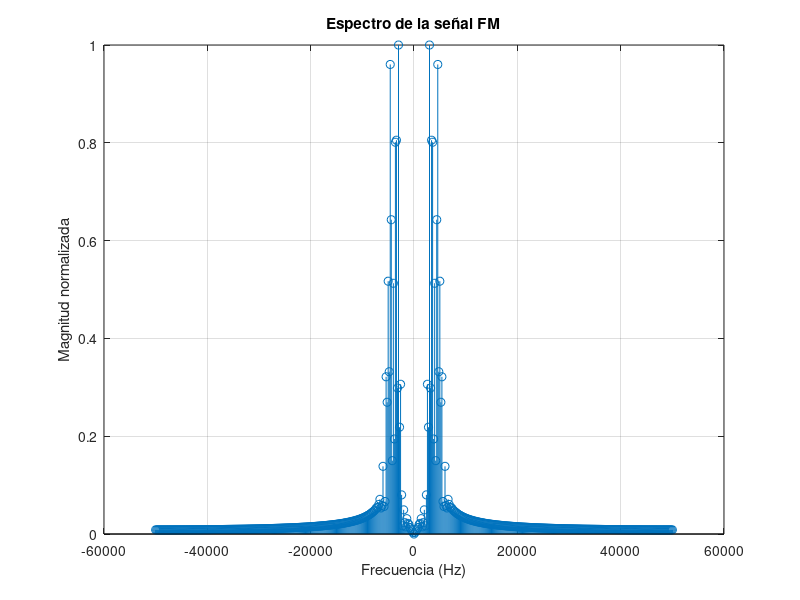

The MATLAB source for this figure:
clc; clear; close all;

%% Variables
Fs = 100000;
t = 0:1/Fs:0.5e-2; % Tiempo de observación

%% Señal moduladora
a = 2;       % Índice de modulación
fm = 500;    % Frecuencia de la señal de mensaje
ft = a*sin(2*pi*fm*t); 

%% Señal FM
A = 5;
fc = 4000;   % Portadora
fi = A*sin(2*pi*fc*t + a*cos(2*pi*fm*t)); 

%% Transformada de Fourier
N = length(fi);
Fi = fftshift(fft(fi));  % fftshift para centrar la frecuencia
f = linspace(-Fs/2, Fs/2, N); % vector de frecuencias

%% Magnitud
figure;
stem(f, abs(Fi)/max(abs(Fi))); grid on;
title('Espectro de la señal FM');
xlabel('Frecuencia (Hz)');
ylabel('Magnitud normalizada');
% xlim([fc - 5*fm, fc + 5*fm]); % Para ver las bandas laterales

beta = a;
n = 0:5;
Jn = besselj(n, beta);
disp([n.' Jn.']); % Mostrar J0, J1, ..., J5